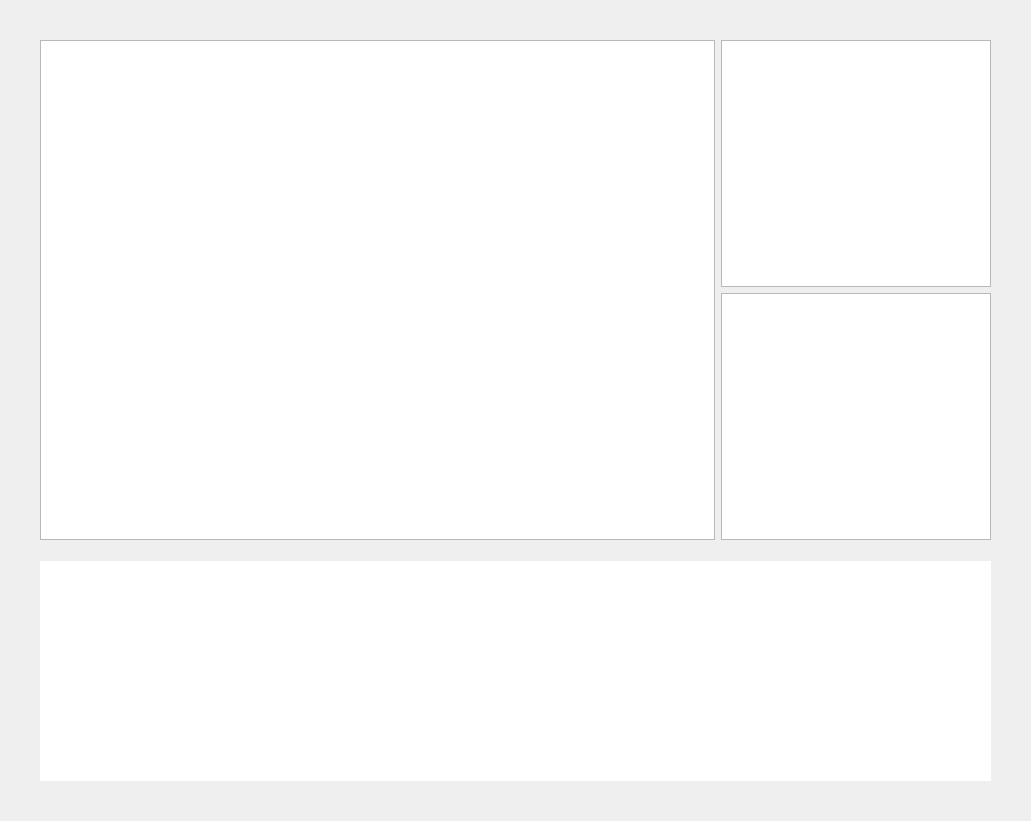
<?xml version="1.0" encoding="UTF-8"?>
<ui version="4.0">
 <class>VisualizationClass</class>
 <widget class="QWidget" name="VisualizationClass">
  <property name="geometry">
   <rect>
    <x>0</x>
    <y>0</y>
    <width>1031</width>
    <height>821</height>
   </rect>
  </property>
  <property name="windowTitle">
   <string>Visualization</string>
  </property>
  <widget class="QWidget" name="verticalLayoutWidget">
   <property name="geometry">
    <rect>
     <x>0</x>
     <y>0</y>
     <width>1031</width>
     <height>821</height>
    </rect>
   </property>
   <layout class="QVBoxLayout" name="verticalLayout" stretch="4,0,3">
    <property name="sizeConstraint">
     <enum>QLayout::SetMinAndMaxSize</enum>
    </property>
    <property name="leftMargin">
     <number>40</number>
    </property>
    <property name="topMargin">
     <number>40</number>
    </property>
    <property name="rightMargin">
     <number>40</number>
    </property>
    <property name="bottomMargin">
     <number>40</number>
    </property>
    <item>
     <layout class="QHBoxLayout" name="horizontalLayout" stretch="5,2">
      <item>
       <widget class="QChartView" name="mainWidget">
        <property name="minimumSize">
         <size>
          <width>0</width>
          <height>500</height>
         </size>
        </property>
        <property name="maximumSize">
         <size>
          <width>16777215</width>
          <height>16777215</height>
         </size>
        </property>
       </widget>
      </item>
      <item>
       <layout class="QVBoxLayout" name="verticalLayout_2" stretch="1,1">
        <property name="spacing">
         <number>6</number>
        </property>
        <item>
         <widget class="QChartView" name="secondWidget"/>
        </item>
        <item>
         <widget class="QChartView" name="thirdWidget"/>
        </item>
       </layout>
      </item>
     </layout>
    </item>
    <item>
     <spacer name="verticalSpacer">
      <property name="orientation">
       <enum>Qt::Vertical</enum>
      </property>
      <property name="sizeType">
       <enum>QSizePolicy::Fixed</enum>
      </property>
      <property name="sizeHint" stdset="0">
       <size>
        <width>20</width>
        <height>15</height>
       </size>
      </property>
     </spacer>
    </item>
    <item>
     <widget class="QListWidget" name="listWidget">
      <property name="sizePolicy">
       <sizepolicy hsizetype="Expanding" vsizetype="Expanding">
        <horstretch>0</horstretch>
        <verstretch>0</verstretch>
       </sizepolicy>
      </property>
      <property name="frameShape">
       <enum>QFrame::NoFrame</enum>
      </property>
      <property name="frameShadow">
       <enum>QFrame::Plain</enum>
      </property>
      <property name="editTriggers">
       <set>QAbstractItemView::NoEditTriggers</set>
      </property>
      <property name="flow">
       <enum>QListView::LeftToRight</enum>
      </property>
     </widget>
    </item>
   </layout>
  </widget>
 </widget>
 <layoutdefault spacing="6" margin="11"/>
 <customwidgets>
  <customwidget>
   <class>QChartView</class>
   <extends>QGraphicsView</extends>
   <header location="global">qchartview.h</header>
  </customwidget>
 </customwidgets>
 <resources>
  <include location="Detection.qrc"/>
  <include location="SPDS_Client.qrc"/>
  <include location="SPDS_Client.qrc"/>
 </resources>
 <connections/>
</ui>
